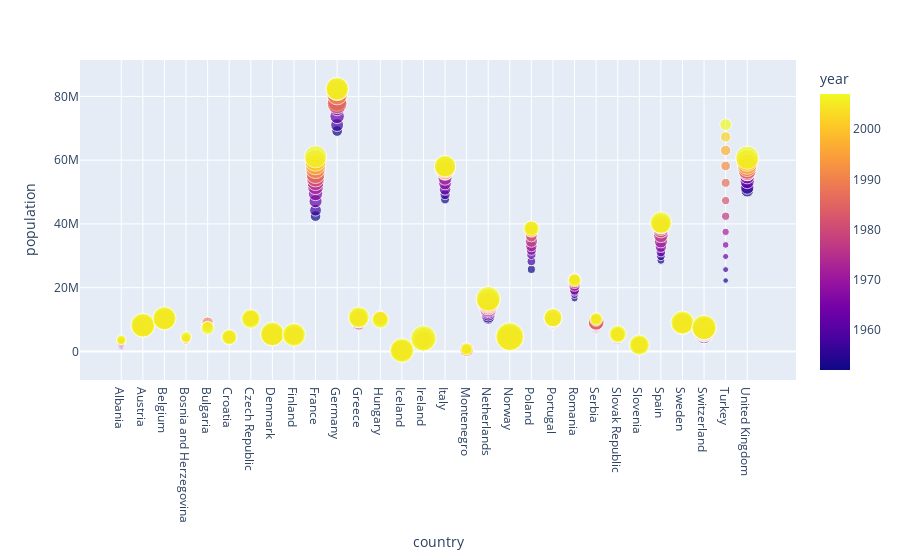

Notebook source saved alongside this figure:
### Code cell
fig = px.scatter(europe, x='country', y='population', size='gdp_per_cap', color='year')
fig.show()

### Figure 1 — Plotly figure (JSON) as saved in the notebook; plotly's stock layout.template omitted (floating-point values rounded to 4 significant figures; data arrays with more than 128 entries replaced by an {"elided": "..."} marker saying what was removed)
{"data": [{"hovertemplate": "country=%{x}<br>population=%{y}<br>gdp_per_cap=%{marker.size}<br>year=%{marker.color}<extra></extra>", "legendgroup": "", "marker": {"color": {"elided": "360 int values"}, "coloraxis": "coloraxis", "size": {"elided": "360 float values"}, "sizemode": "area", "sizeref": 123.4, "symbol": "circle"}, "mode": "markers", "name": "", "orientation": "v", "showlegend": false, "type": "scatter", "x": {"elided": "360 str values"}, "xaxis": "x", "y": {"elided": "360 int values"}, "yaxis": "y"}], "layout": {"coloraxis": {"colorbar": {"title": {"text": "year"}}, "colorscale": [[0, "#0d0887"], [0.1111, "#46039f"], [0.2222, "#7201a8"], [0.3333, "#9c179e"], [0.4444, "#bd3786"], [0.5556, "#d8576b"], [0.6667, "#ed7953"], [0.7778, "#fb9f3a"], [0.8889, "#fdca26"], [1, "#f0f921"]]}, "legend": {"itemsizing": "constant", "tracegroupgap": 0}, "margin": {"t": 60}, "xaxis": {"anchor": "y", "domain": [0, 1], "title": {"text": "country"}}, "yaxis": {"anchor": "x", "domain": [0, 1], "title": {"text": "population"}}}}
